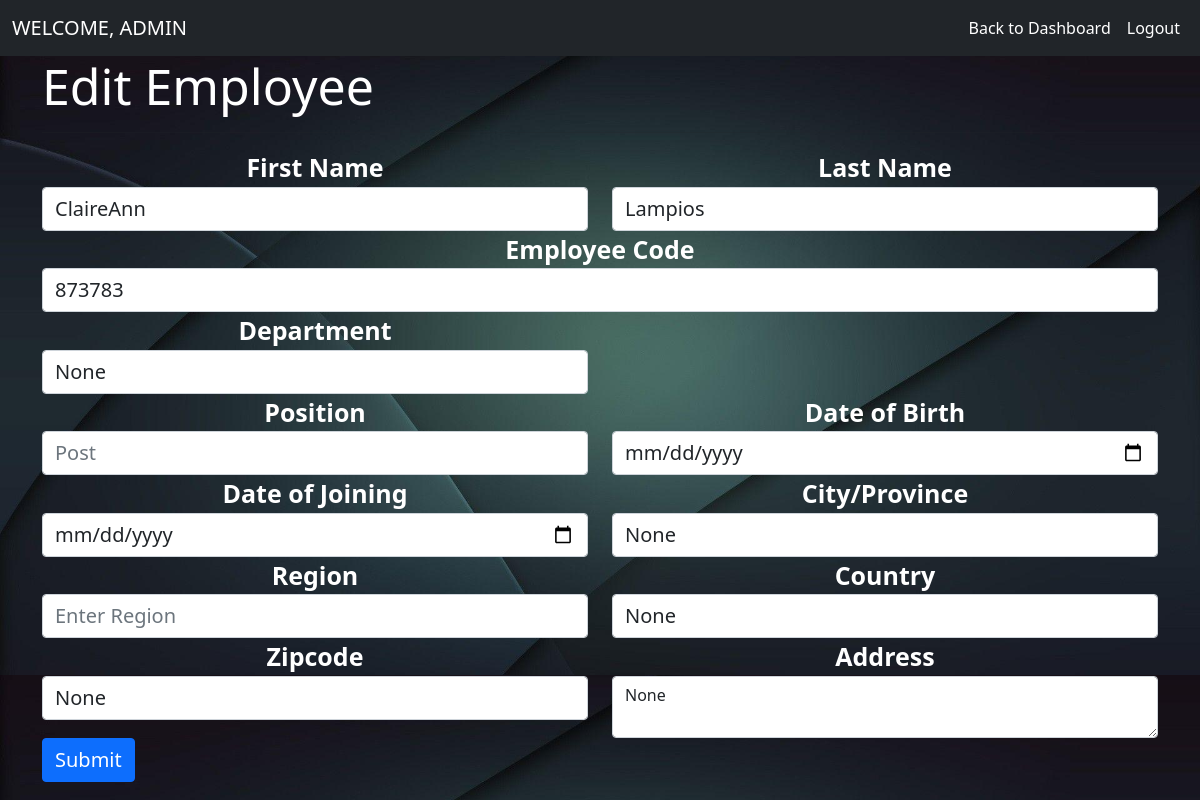
Before: /employee-edit/11 (signed in) with the older database file.
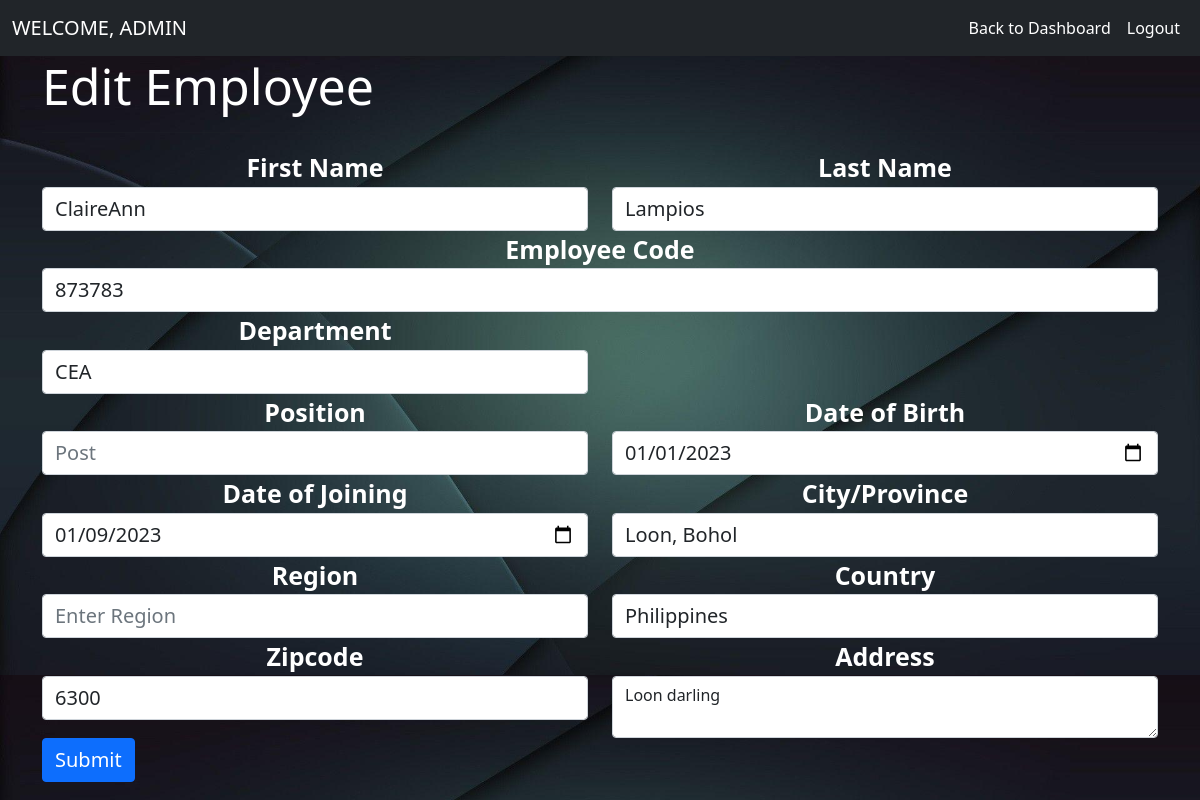
After: the same page with the newer database file.
### admin_side/models.py (models this page shows, shortened)
class Employee(models.Model):
    user = models.ForeignKey(User, on_delete=models.CASCADE, null=True)
    empcode = models.CharField(max_length=100, null=True)
    dob = models.DateField(null=True, blank=True)
    doj = models.DateField(null=True, blank=True)
    department = models.CharField(max_length=100, null=True, blank=True)
    position = models.CharField(max_length=100, null=True, blank=True)
    address = models.CharField(max_length=100, null=True, blank=True)
    city = models.CharField(max_length=100, null=True, blank=True)
    country = models.CharField(max_length=100, null=True, blank=True)
    zipcode = models.CharField(max_length=100, null=True, blank=True)
    region = models.CharField(max_length=100, null=True, blank=True)
    active = models.BooleanField(default=True)
    leave_count = models.IntegerField(null=True, blank=True, default=0)
    on_leave = models.BooleanField(default=False)

### admin_side/views.py (the view, shortened to what this page needs)
# urls.py: path('employee-edit/<int:pid>', edit_employee, name="edit_employee"),
def edit_employee(request, pid):
    if not request.user.is_authenticated:
        return redirect('admin_login')
    error = ""
    emp_data =Employee.objects.get(id=pid)
    d = {'error': error,'emp_data': emp_data}
    return render(request, 'edit_employeee.html', d)

### admin_side/templates/edit_employeee.html (shortened to what the changed rows need)
{% extends 'admin_home.html' %}
{% block body %}
{% load static %}
<body style="background-image:url('{% static 'images/add.jpg'%}'); background-repeat: no repeat; background-size: 100%">
<div class="container">
    <h2 style=" color:white; font-size:50px">Edit Employee</h2><hr>
<form method="post" action="" enctype="multipart/form-data">
    <div class="row">
      <div class="col-sm-6">
        <div class="form-group" style="text-align:center; color: white; font-size:25px;font-weight:bold">
            <label>First Name</label>
            <input style=" font-size:20px" type="text" name="firstname" placeholder="Enter First Name"  class="form-control"  value="{{emp_data.user.first_name}}" pattern="[A-Za-z]+">
        </div>
    </div>
    <div class="col-sm-6">
        <div class="form-group" style="text-align:center; color: white; font-size:25px;font-weight:bold">
            <label>Last Name</label>
            <input style=" font-size:20px" type="text" name="lastname" placeholder="Enter Last Name"  class="form-control" value="{{emp_data.user.last_name}}" pattern="[A-Za-z]+">
        </div>
    </div>
    <div class="col-sm-12">
      <div class="form-group" style="text-align:center; color: white; font-size:25px;font-weight:bold">
          <label>Employee Code</label>
          <input style=" font-size:20px" type="text" name="empcode" value="{{emp_data.empcode}}" placeholder="Employee Code" required class="form-control" pattern="[0-9]+">
      </div>
  </div>
    <div class="form-group col-md-6" style="text-align:center; color: white; font-size:25px;font-weight:bold">
      <label for="inputPassword4">Department</label>
      <input style=" font-size:20px" type="text" class="form-control" name="department" id="inputPassword4" value="{{emp_data.department}}" required placeholder="Department">
    </div>
  </div>
    <div class="row">
    <div class="form-group col-md-6" style="text-align:center; color: white; font-size:25px;font-weight:bold">
      <label for="inputPassword4">Date of Birth</label>
      <input style=" font-size:20px" type="date" class="form-control" name="dob" id="inputPassword4"  value="{{emp_data.dob|date:"Y-m-d"}}" required>
    </div>
    </div>
    <div class="row">
    <div class="form-group col-md-6" style="text-align:center; color: white; font-size:25px;font-weight:bold">
      <label for="inputEmail4">Date of Joining</label>
      <input style=" font-size:20px" type="date" class="form-control" name="doj" id="inputEmail4" value="{{emp_data.doj|date:"Y-m-d"}}" required>
    </div>
    <div class="form-group col-md-6" style="text-align:center; color: white; font-size:25px;font-weight:bold">
      <label for="inputPassword4">City/Province</label>
      <input style=" font-size:20px" type="text" class="form-control" name="city" id="inputPassword4"  value="{{emp_data.city}}" required placeholder="Enter City/Province">
    </div>
    </div>
    <div class="row">
        <div class="form-group col-md-6" style="text-align:center; color: white; font-size:25px;font-weight:bold">
          <label for="inputPassword4">Country</label>
          <input style=" font-size:20px" type="text" class="form-control" name="country" id="inputPassword4" value="{{emp_data.country}}" required placeholder="Enter Country">
        </div>
    </div>
    <div class="row">
        <div class="form-group col-md-6" style="text-align:center; color: white; font-size:25px;font-weight:bold">
          <label for="inputEmail4">Zipcode</label>
          <input style=" font-size:20px" type="text" class="form-control" name="zipcode" id="inputEmail4" value="{{emp_data.zipcode}}" required placeholder="Enter zipcode">
        </div>
        <div class="form-group col-md-6" style="text-align:center; color: white; font-size:25px;font-weight:bold">
            <label for="exampleFormControlTextarea1">Address</label>
            <textarea class="form-control" id="exampleFormControlTextarea1" name="address" rows="2">{{emp_data.address}}</textarea>
        </div>
    </div>
</form>
</div>
{% endblock  %}

Changed rows visible on the page:
changed Employee "ClaireAnn": department "None" → "CEA"; dob (not shown) → "01/01/2023"; doj (not shown) → "01/09/2023"; city "None" → "Loon, Bohol"; country "None" → "Philippines"; zipcode "None" → "6300"; address "None" → "Loon darling"
